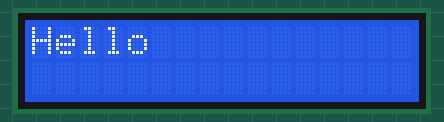
Simulated run of this program. Board: Raspberry Pi Pico running MicroPython. Parts: 16×2 character LCD. At 2.1 s the program stops and its outputs stay as they are.

Above: at 1.1 s.
At 2.1 s:
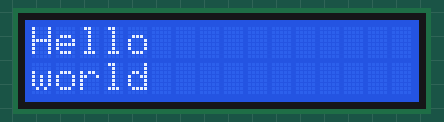

Measured:
- what the display in image 0 shows lasts 1.0 s, from 1.1 s to 2.1 s

The program:

LCD_hello_world.py
```python
from lcd1602 import LCD1602
from machine import I2C,Pin
from utime import sleep
i2c = I2C(1,scl=Pin(7), sda=Pin(6), freq=400000)
d = LCD1602(i2c, 2, 16) #标注数据类型，行数和每一行的字符数

d.display() #启动显示屏
sleep(1)
d.clear() #清理显示
d.print('Hello ') #显示字符

sleep(1)
d.setCursor(0, 1) #规定显示位置，行和列都从0开始
d.print('world ')
```
